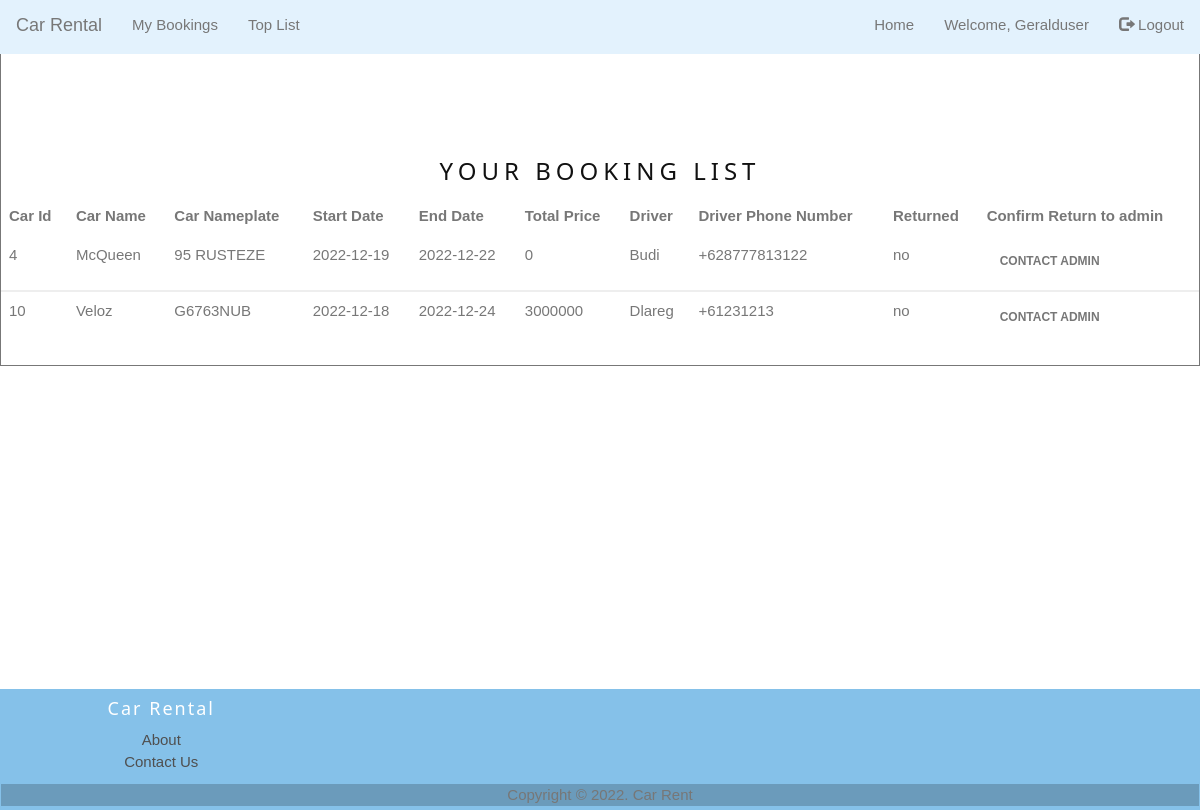
The page /mybooking.php (signed in) on the database as committed earlier.
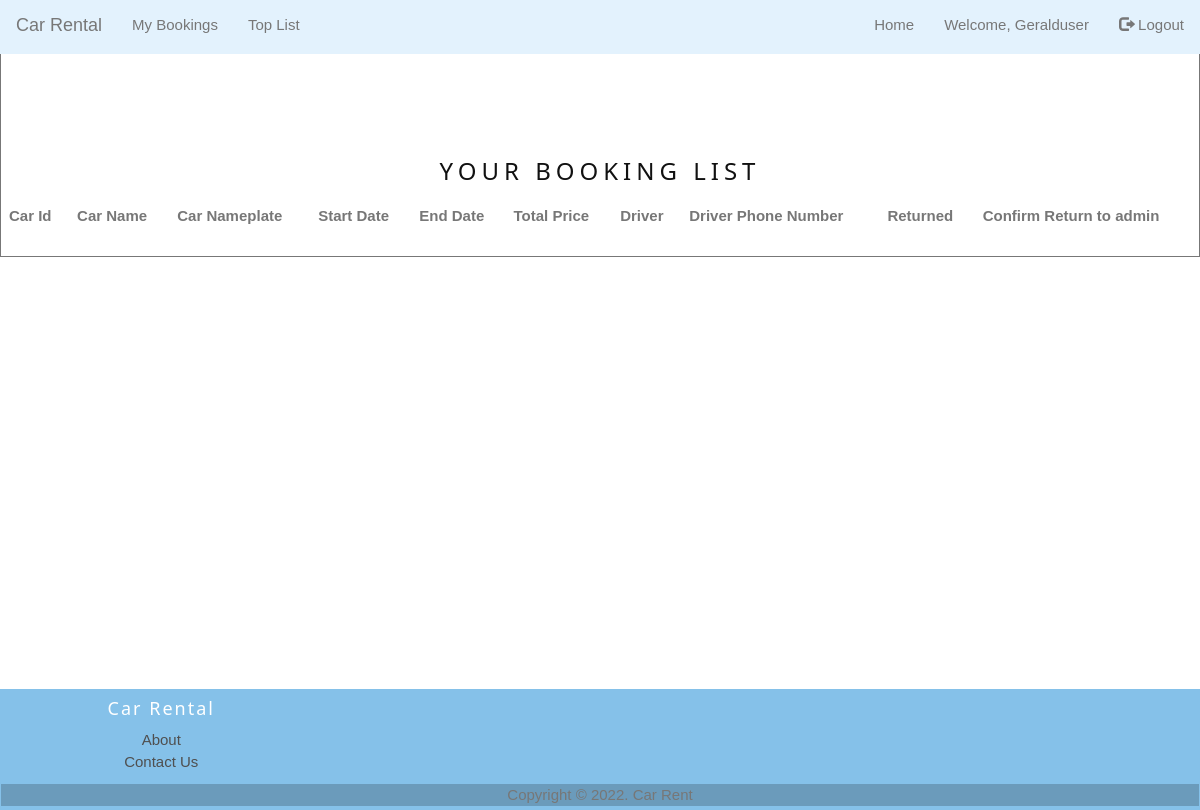
The same page on the database as committed later.
### tables this page shows
CREATE TABLE `booking` (
  `book_id` int(255) NOT NULL,
  `user_id` int(50) NOT NULL,
  `car_id` int(50) NOT NULL,
  `driver_id` int(50) NOT NULL,
  `startDate` varchar(2555) NOT NULL,
  `endDate` varchar(2555) NOT NULL,
  `price` int(100) NOT NULL,
  `no_days` int(50) DEFAULT NULL,
  `total_price` int(255) NOT NULL,
  `returned` varchar(3) NOT NULL
);

CREATE TABLE `cars` (
  `car_id` int(255) NOT NULL,
  `car_name` varchar(50) NOT NULL,
  `car_nameplate` varchar(50) NOT NULL,
  `car_img` varchar(50) DEFAULT 'NA',
  `price` int(11) DEFAULT NULL,
  `year` int(6) DEFAULT NULL,
  `car_availability` tinyint(1) DEFAULT 1
);

CREATE TABLE `driver` (
  `driver_id` int(255) NOT NULL,
  `driver_name` varchar(50) NOT NULL,
  `dl_number` varchar(50) NOT NULL,
  `driver_phone` varchar(15) NOT NULL,
  `driver_address` varchar(50) NOT NULL,
  `driver_gender` varchar(10) NOT NULL,
  `driver_availability` tinyint(1) DEFAULT 1
);

### mybooking.php (the view, shortened to what this page needs)
<?php
@include 'config.php';
?>
<!DOCTYPE html>
<html lang="en">
<head>
  <link rel="stylesheet" href="https://maxcdn.bootstrapcdn.com/bootstrap/3.4.1/css/bootstrap.min.css">
    <link rel="stylesheet" href="assets/bootstrap/css/bootstrap.min.css">
    <link rel="stylesheet" href="assets/fonts/font-awesome.min.css">
    <link rel="stylesheet" href="assets/css/user.css">
    <link rel="stylesheet" href="assets/w3css/w3.css">
</head>
    <?php
    include('navbar.php');
    ?>
    <center>
<h3 > Car Table </h3>
<div style="border:solid 1px;">
<?php $results = mysqli_query($conn, "SELECT * FROM cars, booking, driver WHERE cars.car_id = booking.car_id AND booking.driver_id = driver.driver_id");
?>
<br id="list_booking"><br><br><br>
<h3>Your Booking List</h3>
<table class ="table">
	<thead class="thead-dark">
	<tr>
    <th>Car Id</th>
		<th>Car Name</th>
		<th>Car Nameplate</th>
		<th>Start Date</th>
    <th>End Date</th>
		<th>Total Price</th>
		<th>Driver</th>
    <th>Driver Phone Number</th>
    <th>Returned</th>
    <th>Confirm Return to admin</th>
	</tr>
	</thead>
  <tbody class="tbody-light">
	<?php while ($display = mysqli_fetch_array($results)) {?>
	<tr>
		<td><?php echo $display['car_id']; ?></td>
		<td><?php echo $display['car_name']; ?></td>
		<td><?php echo $display['car_nameplate']; ?></td>
    <td><?php echo $display["startDate"] ?></td>
    <td><?php echo $display["endDate"]; ?></td>
    <td><?php echo $display['total_price']; ?></td>
    <td><?php echo $display['driver_name']; ?></td>
    <td><?php echo $display['driver_phone'];?></td>
    <td><?php echo $display['returned'];?></td>
    <td><a class="btn button-error" href="contactus.php">Contact Admin</a></td>
	</tr>
	</tbody>
	<?php }?>
</table>
</div>
<?php include('footer.php');?>
</body>

### navbar.php
<nav class="navbar sticky-top navbar-fixed-top navbar-light" style="background-color: #e3f2fd;">
  <div class="container-fluid">
    <div class="navbar-header">
    <?php if($_SESSION['userType'] == 1){?>
      <a class="navbar-brand" href="admin_page.php">Car Rental | Admin Panel</a>
    </div>
    <ul class="nav navbar-nav">
        <li><a href="admin_page.php"><i class="fa fa-dashboard"></i> Dashboard</a></li>
				<li><a href="tambahmobil.php"><i class="fa-solid fa-car"></i></i></i> Add car</a></li>
				<li><a href="tambahdriver.php"><i class="fa-solid fa-user"></i></i> Add Driver</a></li>
				<li><a href="viewbook.php"><i class="fa-solid fa-book"></i></i></i> View Book</a></li>
        <?php if(stripos($_SERVER['REQUEST_URI'], 'admin_page.php')){ ?>
        <li><a href="#car_table">Car Table</a></li>
        <li><a href="#driver_table">Driver Table</a></li>
        <?php } else?> <?php if(stripos($_SERVER['REQUEST_URI'], 'viewbook.php')){ ?>
          <li><a href="#view">View Booking Table</a></li>
        <?php }?>
    </ul>
    <?php } else{?>
    <a class="navbar-brand" href="user_page.php">Car Rental</a>
  </div>
  <ul class="nav navbar-nav">
  <li><a href="mybooking.php"> My Bookings </a></li>
  <?php if(stripos($_SERVER['REQUEST_URI'], 'mybooking.php')){ ?>
          <li><a href="#list_booking">Top List</a></li>
    <?php }?>
  </ul>
  <?php }?>
    <ul class="nav navbar-nav navbar-right">
    <li class="active"><?php if($_SESSION['userType'] == 1){echo "<a href='admin_page.php'>Main";} elseif($_SESSION['userType'] == 2){echo "<a href='user_page.php'>Home";}?></a></li>
    <?php if ($_SESSION["loggedin"] != true) {?>
    <li><a href='register_form.php'><span class='glyphicon glyphicon-user'></span> Register</a></li>
  <li><a href='login_form.php'><span class='glyphicon glyphicon-log-in'></span> Login</a></li>
<?php }else{?>
  <li><a href="#">Welcome, <?php if($_SESSION['userType'] == 1){echo $_SESSION['admin_name'];} elseif($_SESSION['userType'] == 2){echo $_SESSION['user_name'];}?> </a></li>
<li> <a href='logout.php'><span class='glyphicon glyphicon-log-out'></span> Logout</a></li>
<?php } ?>
    </ul>
  </div>
</nav>

### footer.php
  <navbar class="navbar navbar-fixed-bottom" style="background-color: #85C1E9;">
    <div class="container p-4">
      <div class="row">
        <div class="col-lg-3 col-md-6 mb-4">
          <h5 class="mb-3" style="letter-spacing: 2px; color: #ffff;">Car Rental</h5>
          <ul class="list-unstyled mb-0">
            <li class="mb-1">
              <a href="About.php" style="color: #4f4f4f;">About</a>
            </li>
            <li class="mb-1">
              <a href="contactus.php" style="color: #4f4f4f;">Contact Us</a>
            </li>
          </ul>
        </div>
      </div>
    </div>
    <div class="text-center p-3" style="background-color: rgba(0, 0, 0, 0.2);">
      Copyright © 2022. Car Rent
    </div>
</navbar>

### assets/w3css/w3.css (style rules this page uses)
*,*:before,*:after { box-sizing:inherit }
html { -ms-text-size-adjust:100%;-webkit-text-size-adjust:100% }
article,aside,details,figcaption,figure,footer,header,main,menu,nav,section,summary { display:block }
a { background-color:transparent;-webkit-text-decoration-skip:objects }
html,body { font-family:Verdana,sans-serif;font-size:15px;line-height:1.5 }
html { overflow-x:hidden }
h3 { font-size:24px }
h5 { font-size:18px }
h1,h2,h3,h4,h5,h6 { font-family:"Segoe UI",Arial,sans-serif;font-weight:400;margin:10px 0 }
a { color:inherit }

Rows that differ between the two databases and show on the page:
removed booking: car "4", car.car_name "McQueen", car.car_nameplate "95 RUSTEZE", startDate "2022-12-19", endDate "2022-12-22", total_price "0", driver.driver_name "Budi", driver.driver_phone "+628777813122", returned "no"
removed booking: car "10", car.car_name "Veloz", car.car_nameplate "G6763NUB", startDate "2022-12-18", endDate "2022-12-24", total_price "3000000", driver.driver_name "Dlareg", driver.driver_phone "+61231213", returned "no"
